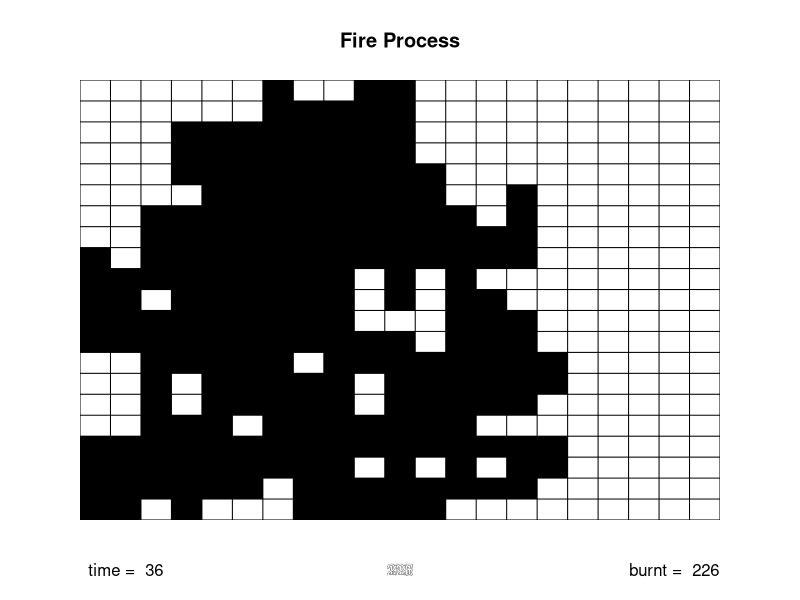

Source code (R):
# Forest Fire, 21*21

par(mar=rep(4,4))
V <- matrix(0,21,21)
V[11,11] <- 1
image(x=1:21, y=1:21, z=V, axes=F, col=c("white","red","black"),breaks=c(-0.5,0.5,1.5,2.5),xlab="",ylab="", main="Fire Process")
abline(h=0.5+(0:21), v=0.5+(0:21))

sec <- 0.5
V.0 <- V
count <- 1
time <- 0
set.seed(124)

while(count > 0) {
   time <- time+1
   for (i in 1:21) {
   for (j in 1:21) {
     if (V.0[i,j]==1)  {
        if((runif(1) > 0.5) & (i <= 20)) if (V.0[i+1,j] == 0) V[i+1,j] <- 1 
        if((runif(1) > 0.5) & (i >= 2)) if (V.0[i-1,j] == 0) V[i-1,j] <- 1 
        if((runif(1) > 0.5) & (j <= 20)) if (V.0[i,j+1] == 0) V[i,j+1] <- 1 
        if((runif(1) > 0.5) & (j >= 2)) if (V.0[i,j-1] == 0) V[i,j-1] <- 1
        V[i,j] <- 2
     } 
   }
   }
   par(new=T)
   image(x=1:21, y=1:21, z=V, axes=F, col=c("white","red","black"),breaks=c(-0.5,0.5,1.5,2.5),xlab="",ylab="", main="")
   abline(h=0.5+(0:21), v=0.5+(0:21))
   burnt <- sum(V==2)
   mtext(side=1,at=11,line=2,burnt)
   Sys.sleep(sec)
   V.0 <- V
   count <- sum(V.0==1)
   mtext(side=1,at=11,line=2,burnt,col="white")
  }
burnt <- sum(V==2)
mtext(side=1,at=20,line=2,paste("burnt = ",burnt))
mtext(side=1,at=2,line=2,paste("time = ",time))
# end

